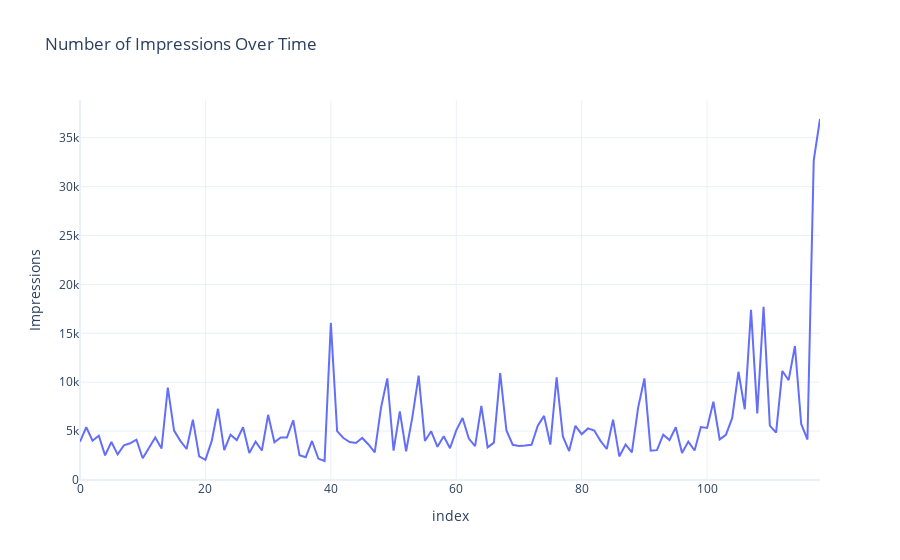

Source (notebook cell):
### Markdown cell above
Q.5: Have a look at the number of impressions on each post over time as shown below

### Code cell
fig = px.line(data, y='Impressions', title='Number of Impressions Over Time')
fig.show()

### Figure 1 — Plotly figure (JSON) as saved in the notebook; plotly's stock layout.template omitted (floating-point values rounded to 4 significant figures)
{"data": [{"hovertemplate": "index=%{x}<br>Impressions=%{y}<extra></extra>", "legendgroup": "", "line": {"color": "#636efa", "dash": "solid"}, "marker": {"symbol": "circle"}, "mode": "lines", "name": "", "orientation": "v", "showlegend": false, "type": "scatter", "x": [0, 1, 2, 3, 4, 5, 6, 7, 8, 9, 10, 11, 12, 13, 14, 15, 16, 17, 18, 19, 20, 21, 22, 23, 24, 25, 26, 27, 28, 29, 30, 31, 32, 33, 34, 35, 36, 37, 38, 39, 40, 41, 42, 43, 44, 45, 46, 47, 48, 49, 50, 51, 52, 53, 54, 55, 56, 57, 58, 59, 60, 61, 62, 63, 64, 65, 66, 67, 68, 69, 70, 71, 72, 73, 74, 75, 76, 77, 78, 79, 80, 81, 82, 83, 84, 85, 86, 87, 88, 89, 90, 91, 92, 93, 94, 95, 96, 97, 98, 99, 100, 101, 102, 103, 104, 105, 106, 107, 108, 109, 110, 111, 112, 113, 114, 115, 116, 117, 118], "xaxis": "x", "y": [3920, 5394, 4021, 4528, 2518, 3884, 2621, 3541, 3749, 4115, 2218, 3234, 4344, 3216, 9453, 5055, 4002, 3169, 6168, 2407, 2064, 3973, 7281, 3052, 4628, 4082, 5394, 2766, 3924, 3015, 6666, 3854, 4355, 4343, 6108, 2523, 2327, 3990, 2191, 1941, 16062, 4998, 4289, 3880, 3786, 4298, 3630, 2826, 7407, 10386, 2998, 7018, 2941, 6432, 10667, 3988, 4978, 3388, 4467, 3246, 5072, 6339, 4239, 3454, 7571, 3333, 3818, 10933, 5058, 3601, 3480, 3525, 3606, 5542, 6559, 3623, 10493, 4446, 2957, 5538, 4681, 5273, 5055, 4002, 3169, 6168, 2407, 3630, 2826, 7407, 10386, 2998, 3052, 4628, 4082, 5394, 2766, 3924, 3015, 5409, 5323, 8001, 4150, 4609, 6348, 11068, 7231, 17396, 6814, 17713, 5563, 4842, 11149, 10206, 13700, 5731, 4139, 32695, 36919], "yaxis": "y"}], "layout": {"legend": {"tracegroupgap": 0}, "title": {"text": "Number of Impressions Over Time"}, "xaxis": {"anchor": "y", "domain": [0, 1], "title": {"text": "index"}}, "yaxis": {"anchor": "x", "domain": [0, 1], "title": {"text": "Impressions"}}}}
